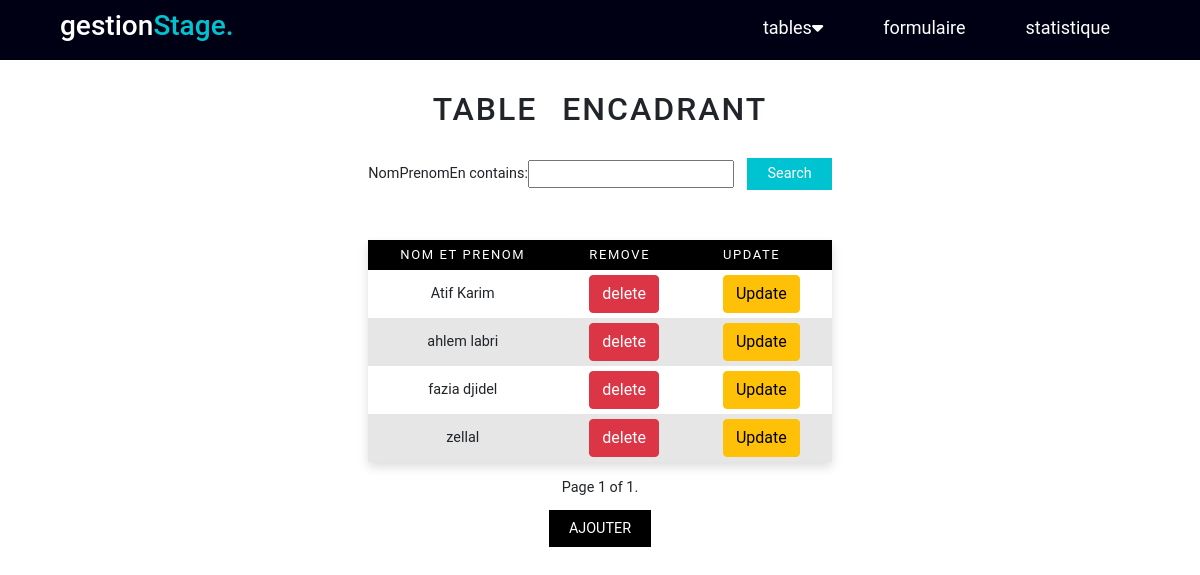
Screenshot of /encadrant/ with the database file from the repository.
### AppGestion/models.py (models this page shows, shortened)
class Encadrant (models.Model):
    NomPrenomEn=models.CharField(max_length=40)
    class Meta:
        ordering = ['NomPrenomEn']

### AppGestion/views.py (the view)
# urls.py: path('encadrant/',views.encadrant,name='encadrant'),
def encadrant(request):
    encadrants=Encadrant.objects.all()
    enca=EncaderantFilter(request.GET, queryset=encadrants)
    encadrants=enca.qs
    paginator2= Paginator(encadrants,5)
    page_number=request.GET.get('page')
    encadrants=paginator2.get_page(page_number)
    if request.method=="POST":
        formEncadrant =EncadrantForm(data=request.POST)
        if formEncadrant.is_valid():
            formEncadrant.save()
            return redirect("encadrant")
    else:
        formEncadrant=EncadrantForm
    return render(request,'encadrant.html',{'encadrant':encadrants, 'enca':enca,'formEncadrant':formEncadrant})

### AppGestion/templates/encadrant.html (shortened to what this page needs)
<!DOCTYPE html>
<html lang="en">
<head>
    <link href="https://cdn.jsdelivr.net/npm/bootstrap@5.1.3/dist/css/bootstrap.min.css" rel="stylesheet"
>
    <link rel="stylesheet" href="https://cdnjs.cloudflare.com/ajax/libs/font-awesome/6.0.0-beta3/css/all.min.css" />
    <link rel="stylesheet" href="/static/style.css">
</head>
<body>
  <header>
    <div class="menu_bar">
      <h1 class="logo">gestion<span>Stage.</span></h1>
      <ul >
        <li ><a  href="">tables<i class="fas fa-caret-down"></i></a>
        </li>
        <li ><a  href="{% url 'formulaireStage'%}">formulaire</a></li>
        <li ><a  href="#">statistique</a> </li>
      </ul>
    </div>
    </header>
 <div class="contenue">
        <h2>table Encadrant</h2>
        <div class="filtrage">
          <form action="" methode="get">
            {{enca.form}}
            <button class="button" type="submit"> Search </button>
          </form>
        </div>
        <table >
          <thead>
            <tr>
              <th>Nom et Prenom </th>
              <th>Remove</th>
              <th>Update</th>
            </tr>
          </thead>
            {% for p in encadrant %}
            <tr>
              <form method ="POST" action="/Update_Encadrant/{{p.id}}/">
               <td><text  class="table_input" name="NomPrenomEn">{{p.NomPrenomEn}}</text></td>
               <td> <a href="{% url 'delete_encaderant' p.id %}"  class="btn btn-danger"> delete </a> </td>
               <td> <input type="submit" value="Update" class="btn btn-warning"> </td>
              </form>
              </tr>
            {% endfor %}
        </table>
          <div class="pagination">
            <span class="step-links">
                <span class="current">
                    Page {{ encadrant.number }} of {{ encadrant.paginator.num_pages }}.
                </span>
            </span>
        </div>
        <div class="wrapper">
          <a href="#ajout-encadrant">Ajouter</a>
        </div>
      </div>
</body>
</html>

### AppGestion/static/style.css (style rules this page uses)
body { font-size: 0.9rem; font-family: 'Roboto', sans-serif; }
.wrapper { margin-top: 20px; }
.wrapper a { background-color: #000; text-decoration: none; padding: 10px 20px; text-transform: uppercase; color:#fff; }
.button { background-color: #00c3d1; color: #fff; padding: 5px 20px; border:0; margin-left: 10px; }
h2 { margin-top: 90px; margin-bottom: 30px; word-spacing: 15px; letter-spacing: 2px; text-transform: uppercase; }
.filtrage { float: left; }
table { margin-top: 50px; margin-bottom: 15px; border-collapse: collapse; box-shadow: 0 5px 10px rgb(221, 221, 221); background-color: white; text-align: left; overflow: hidden; }
tr:nth-child(even) { background-color: #e6e6e6; }
thead { background-color: #000000; color: #fff; }
th { font-size: 13px; padding: 5px 2rem ; text-transform: uppercase; letter-spacing: 0.1rem; font-weight:normal ; }
td { padding: 5px 2rem; text-align: center; }
.contenue { display: flex; justify-content: center; align-items: center; flex-direction: column; }
.menu_bar { margin: 0; height:60px; width: 100%; display: flex; align-items: center; justify-content: space-between; padding: 0 5%; background-color: rgb(0, 0, 20); position: fixed; top :0; }
.logo { color: rgb(255, 255, 255) ; font-size: 28px; }
.logo span { color: #00c3d1; }
.menu_bar ul { list-style: none; display: flex; padding-top: 10px; }
.menu_bar ul li { padding: 10px 30px; }
.menu_bar ul li a { color: white; text-decoration: none; font-size: 18px; transition: all 0.3s; }
.table_input { border: none; background:none; width: 100px; }

### rows the page displays
Encadrant: NomPrenomEn "Atif Karim"
Encadrant: NomPrenomEn "ahlem labri"
Encadrant: NomPrenomEn "fazia djidel"
Encadrant: NomPrenomEn "zellal"

### other values shown
{{ encadrant.number }} "1"
{{ encadrant.paginator.num_pages }} "1"
